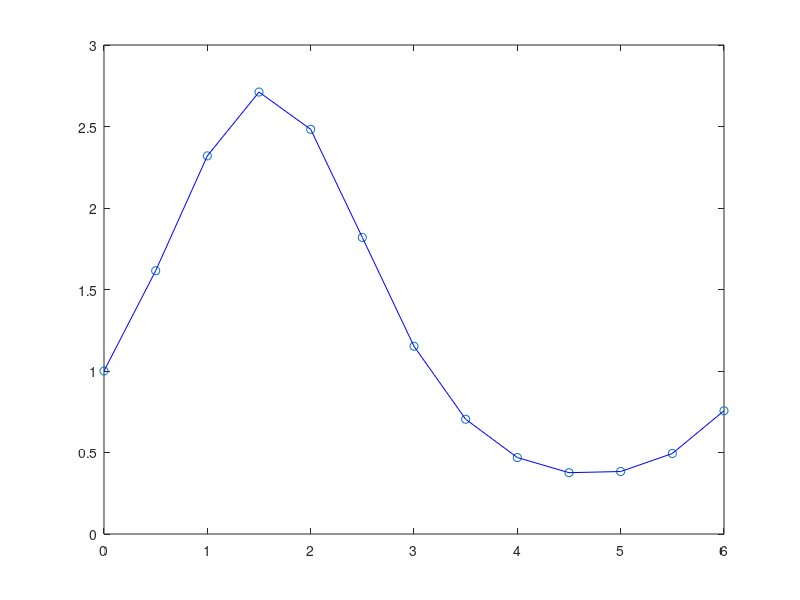

The MATLAB source for this figure: (Note: this script raises an error after producing the figure.)
x = linspace(0, 6, 13);
x2 = 0:0.1:6;
f = @(y) exp(sin(y));
clf;
plot(x, f(x), 'o');
hold on;
plot(x, f(x), 'b');
hold on;
plot(x2, newton(x, f(x), x2), 'r--');
